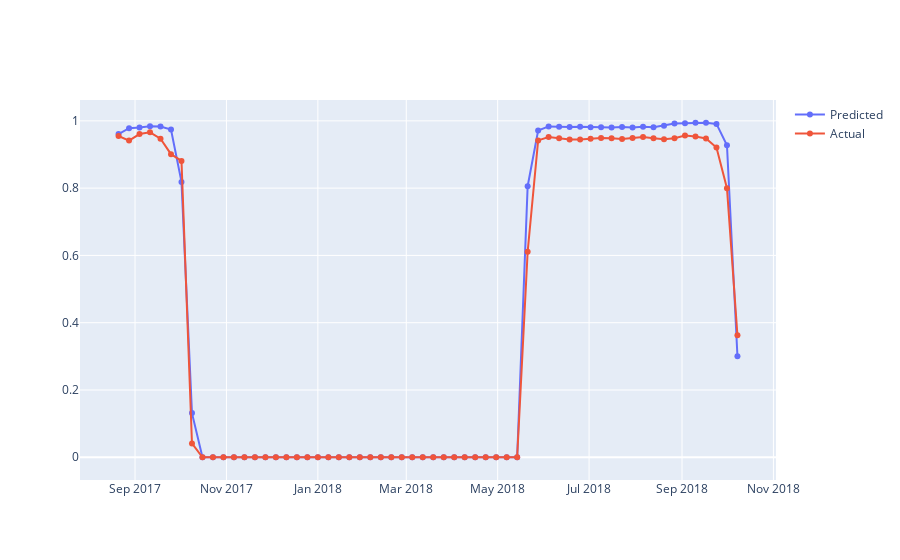

Notebook source saved alongside this figure:
### Code cell
plotly_forecast(moraine, preds, y_train, y_test)
